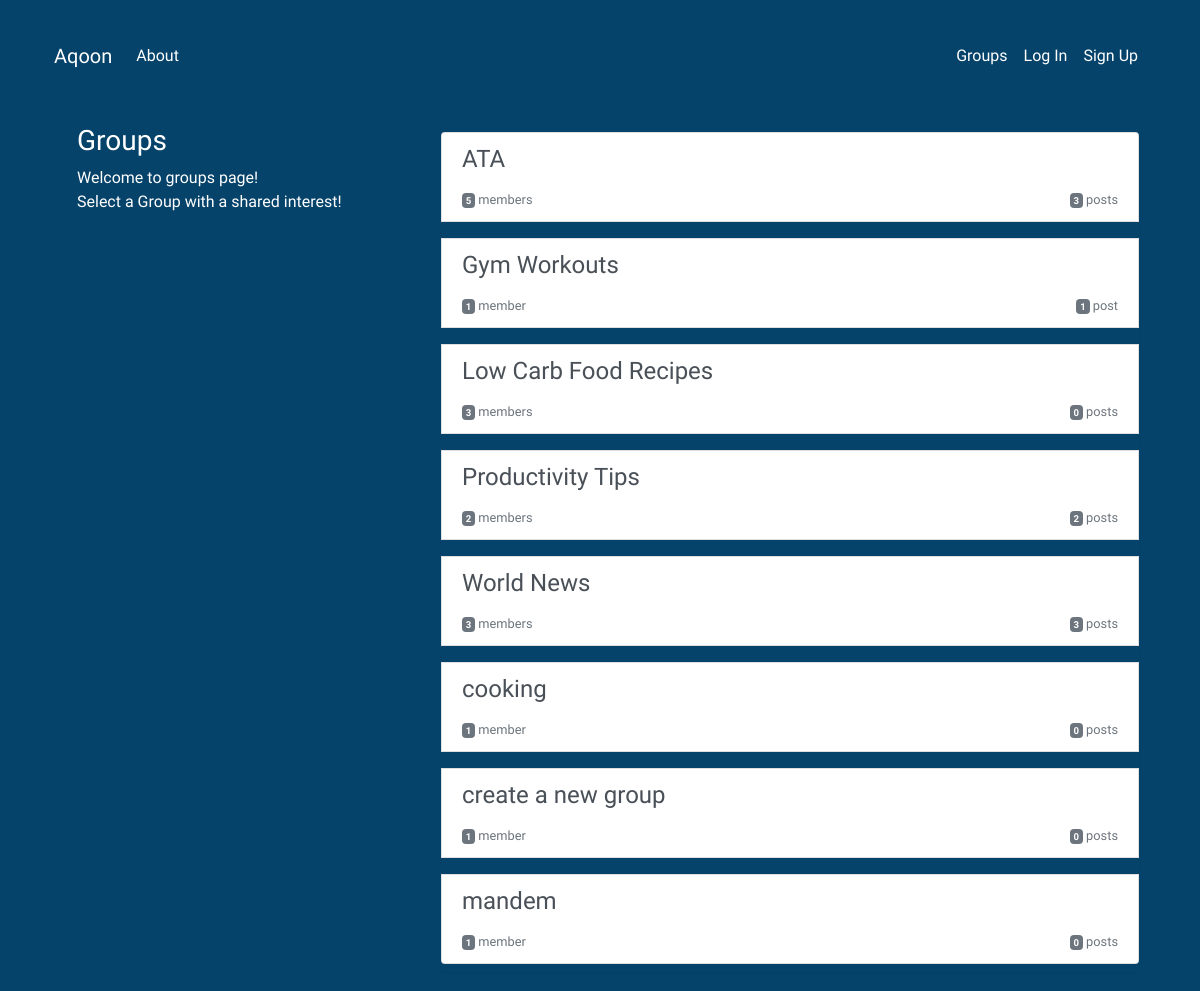
The page /groups on the database as committed earlier.
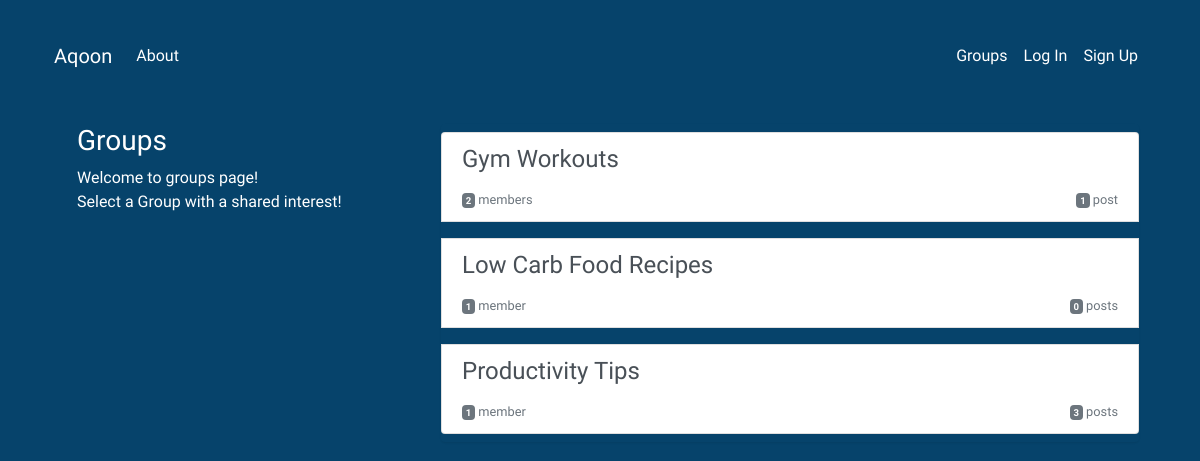
The same page on the database as committed later.
### groups/models.py (models this page shows, shortened)
class Group(models.Model):
    name = models.CharField( max_length=50, unique=True)
    slug = models.SlugField(allow_unicode=True, unique=True )
    description = models.TextField( blank=True, default= '')
    description_html = models.TextField( editable=False, default= '', blank= True)
    members = models.ManyToManyField(User, through='GroupMember')
    pass
    class Meta:
        ordering = ['name']

### groups/views.py (the view)
# urls.py: path('', views.ListGroup.as_view(), name='all'),
class ListGroup(generic.ListView):
    model = Group

### groups/templates/groups/group_list.html (shortened to what this page needs)
{% extends 'groups/group_base.html' %}
{% block pregroup %}
    <div class="col-md-4">
        <div class="content">
                <h3>Groups</h3>
                <p>Welcome to groups page! <br> Select a Group with a shared interest!</p>
        </div>
    </div>
{% endblock  %}
{% block group_content %}
    <div class="col-md-8">
        <div class="list-group">
            {% for group in object_list %}
            <a class="list-group-item list-group-item-action flex-column align-items-start my-2"
                href="{% url 'groups:single' slug=group.slug %}">
                <h4 class="mb-1">{{ group.name }}</h4>
                </div>
                <div class="d-flex w-40 justify-content-between">
                    <small class='text-muted' ><span class='badge badge-secondary'>
                    {{group.members.count}}</span> member{{group.members.count|pluralize}}</small>
                    <small class='text-muted' ><span class='badge badge-secondary'>{{ group.posts.count }}</span> post{{group.posts.count|pluralize}} </small>
                </div>
            </a>
            {% endfor %}
        </div>
    </div>
{% endblock  %}

### groups/templates/groups/group_base.html (shortened to what this page needs)
{% extends 'base.html' %}
{% block content %}
<div class="container p-4 m-2">
    <div class="row">
        {% block pregroup %}{% endblock  %}
        {% block group_content %}{% endblock  %}
{% endblock  %}

### templates/base.html (shortened to what this page needs)
<!DOCTYPE html>
{% load static %}
<html lang="en">
  <head>
    <link
      rel="stylesheet"
      href="https://stackpath.bootstrapcdn.com/bootstrap/4.3.1/css/bootstrap.min.css"
    />
    <link
      rel="stylesheet"
      href="https://maxcdn.bootstrapcdn.com/bootstrap/3.3.7/css/bootstrap-theme.min.css"
    />
    <link
      rel="stylesheet"
      href="https://stackpath.bootstrapcdn.com/font-awesome/4.7.0/css/font-awesome.min.css"
    />
    <link rel="stylesheet" href="{% static 'Simple_Social/css/master.css' %}" />
  </head>
  <body>
    <div class="container p-2">
      <nav class="navbar navbar-expand-lg navbar-light">
        <a class="navbar-brand" id="bigbrand" href="{% url 'home' %}">Aqoon</a>
        <div
          class="collapse navbar-collapse navbar-center"
          id="navbarSupportedContent"
        >
          <ul class="navbar-nav mr-auto text-center">
            <li class="nav-item">
              <a class="nav-item nav-link" href="{% url 'about' %}">About</a>
            </li>
          </ul>
          <ul class="navbar-nav my-2 my-lg-0 text-center">
            <li class="nav-item">
              {% if user.is_authenticated %}
              <a class="nav-item nav-link" href="{% url 'posts:create' %}"
                >Post</a
              >
            </li>
            <li class="nav-item">
              <a class="nav-item nav-link" href="{% url 'groups:all' %}"
                >Groups</a
              >
            </li>
            <li class="nav-item">
              <a class="nav-item nav-link" href="{% url 'groups:create' %}"
                >Create Group</a
              >
            </li>
            <li class="nav-item">
              <a class="nav-item nav-link" href="{% url 'accounts:logout' %}"
                >Log Out</a
              >
            </li>
            <li class="nav-item">
              <!--
          <a class="nav-link" > Account: {{ user.username }}</a>
          -->
            </li>
            <li class="nav-item">
              {% else %}
              <a class="nav-item nav-link" href="{% url 'groups:all' %}"
                >Groups</a
              >
            </li>
            <li class="nav-item">
              <a class="nav-item nav-link" href="{% url 'accounts:login' %}"
                >Log In</a
              >
            </li>
            <li class="nav-item">
              <a class="nav-item nav-link" href="{% url 'accounts:signup' %}"
                >Sign Up</a
              >
            </li>
            {% endif %}
          </ul>
        </div>
      </nav>
    </div>
    <div class="container">{% block content %} {% endblock %}</div>
  </body>
</html>

### static/Simple_Social/css/master.css (style rules this page uses)
body { background-color: rgb(6, 67, 107); color: rgb(255, 255, 255); padding: 10px; margin: 10px; font-family: Muli, sans-serif; }
a { text-decoration: none; }
#bigbrand { color: rgb(255, 255, 255); text-shadow: none; }
.navbar-light .navbar-nav .nav-link { color: rgb(255, 255, 255); text-shadow: none; outline: none; }

Rows that differ between the two databases and show on the page:
removed Group: name "ATA", members.count "5", posts.count "3"
removed Group: name "World News", members.count "3", posts.count "3"
removed Group: name "cooking", members.count "1", posts.count "0"
removed Group: name "create a new group", members.count "1", posts.count "0"
removed Group: name "mandem", members.count "1", posts.count "0"
computed for Group "Gym Workouts": members.count "1" → "2"
computed for Group "Low Carb Food Recipes": members.count "3" → "1"
computed for Group "Productivity Tips": members.count "2" → "1"; posts.count "2" → "3"
